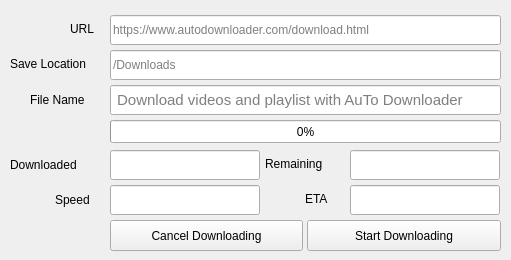
<?xml version="1.0" encoding="UTF-8"?>
<ui version="4.0">
 <class>DownloadPage</class>
 <widget class="QWidget" name="DownloadPage">
  <property name="geometry">
   <rect>
    <x>0</x>
    <y>0</y>
    <width>511</width>
    <height>260</height>
   </rect>
  </property>
  <property name="windowTitle">
   <string>Download File Page</string>
  </property>
  <property name="styleSheet">
   <string notr="true">QToolTip {
    border: 1px solid #76797C;
    background-color: #5A7566;
    color: white;
    padding: 0px;                /*remove padding, for fix combobox tooltip.*/
    opacity: 200;
}

QWidget {
    color: #eff0f1;
    background-color: #31363b;
    selection-background-color: #3daee9;
    selection-color: #eff0f1;
    background-clip: border;
    border-image: none;
    border: 0px transparent black;
    outline: 0;
}

QWidget:item:hover {
    background-color: #18465d;
    color: #eff0f1;
}

QWidget:item:selected {
    background-color: #18465d;
}

QCheckBox {
    spacing: 5px;
    outline: none;
    color: #eff0f1;
    margin-bottom: 2px;
}

QCheckBox:disabled {
    color: #76797C;
}

QCheckBox::indicator,
QGroupBox::indicator {
    width: 18px;
    height: 18px;
}

QGroupBox::indicator {
    margin-left: 2px;
}

QCheckBox::indicator:unchecked,
QGroupBox::indicator:unchecked {
    image: url(:/qss_icons/rc/checkbox_unchecked.png);
}

QCheckBox::indicator:unchecked:hover,
QCheckBox::indicator:unchecked:focus,
QCheckBox::indicator:unchecked:pressed,
QGroupBox::indicator:unchecked:hover,
QGroupBox::indicator:unchecked:focus,
QGroupBox::indicator:unchecked:pressed {
    border: none;
    image: url(:/qss_icons/rc/checkbox_unchecked_focus.png);
}

QCheckBox::indicator:checked,
QGroupBox::indicator:checked {
    image: url(:/qss_icons/rc/checkbox_checked.png);
}

QCheckBox::indicator:checked:hover,
QCheckBox::indicator:checked:focus,
QCheckBox::indicator:checked:pressed,
QGroupBox::indicator:checked:hover,
QGroupBox::indicator:checked:focus,
QGroupBox::indicator:checked:pressed {
    border: none;
    image: url(:/qss_icons/rc/checkbox_checked_focus.png);
}

QCheckBox::indicator:indeterminate {
    image: url(:/qss_icons/rc/checkbox_indeterminate.png);
}

QCheckBox::indicator:indeterminate:focus,
QCheckBox::indicator:indeterminate:hover,
QCheckBox::indicator:indeterminate:pressed {
    image: url(:/qss_icons/rc/checkbox_indeterminate_focus.png);
}

QCheckBox::indicator:checked:disabled,
QGroupBox::indicator:checked:disabled {
    image: url(:/qss_icons/rc/checkbox_checked_disabled.png);
}

QCheckBox::indicator:unchecked:disabled,
QGroupBox::indicator:unchecked:disabled {
    image: url(:/qss_icons/rc/checkbox_unchecked_disabled.png);
}

QRadioButton {
    spacing: 5px;
    outline: none;
    color: #eff0f1;
    margin-bottom: 2px;
}

QRadioButton:disabled {
    color: #76797C;
}

QRadioButton::indicator {
    width: 21px;
    height: 21px;
}

QRadioButton::indicator:unchecked {
    image: url(:/qss_icons/rc/radio_unchecked.png);
}

QRadioButton::indicator:unchecked:hover,
QRadioButton::indicator:unchecked:focus,
QRadioButton::indicator:unchecked:pressed {
    border: none;
    outline: none;
    image: url(:/qss_icons/rc/radio_unchecked_focus.png);
}

QRadioButton::indicator:checked {
    border: none;
    outline: none;
    image: url(:/qss_icons/rc/radio_checked.png);
}

QRadioButton::indicator:checked:hover,
QRadioButton::indicator:checked:focus,
QRadioButton::indicator:checked:pressed {
    border: none;
    outline: none;
    image: url(:/qss_icons/rc/radio_checked_focus.png);
}

QRadioButton::indicator:checked:disabled {
    outline: none;
    image: url(:/qss_icons/rc/radio_checked_disabled.png);
}

QRadioButton::indicator:unchecked:disabled {
    image: url(:/qss_icons/rc/radio_unchecked_disabled.png);
}

QMenuBar {
    background-color: #31363b;
    color: #eff0f1;
}

QMenuBar::item {
    background: transparent;
}

QMenuBar::item:selected {
    background: transparent;
    border: 1px solid #76797C;
}

QMenuBar::item:pressed {
    border: 1px solid #76797C;
    background-color: #3daee9;
    color: #eff0f1;
    margin-bottom: -1px;
    padding-bottom: 1px;
}

QMenu {
    border: 1px solid #76797C;
    color: #eff0f1;
    margin: 2px;
}

QMenu::icon {
    margin: 5px;
}

QMenu::item {
    padding: 5px 30px 5px 30px;
    border: 1px solid transparent;
    /* reserve space for selection border */
}

QMenu::item:selected {
    color: #eff0f1;
}

QMenu::separator {
    height: 2px;
    background: lightblue;
    margin-left: 10px;
    margin-right: 5px;
}

QMenu::indicator {
    width: 18px;
    height: 18px;
}


/* non-exclusive indicator = check box style indicator
   (see QActionGroup::setExclusive) */

QMenu::indicator:non-exclusive:unchecked {
    image: url(:/qss_icons/rc/checkbox_unchecked.png);
}

QMenu::indicator:non-exclusive:unchecked:selected {
    image: url(:/qss_icons/rc/checkbox_unchecked_disabled.png);
}

QMenu::indicator:non-exclusive:checked {
    image: url(:/qss_icons/rc/checkbox_checked.png);
}

QMenu::indicator:non-exclusive:checked:selected {
    image: url(:/qss_icons/rc/checkbox_checked_disabled.png);
}


/* exclusive indicator = radio button style indicator (see QActionGroup::setExclusive) */

QMenu::indicator:exclusive:unchecked {
    image: url(:/qss_icons/rc/radio_unchecked.png);
}

QMenu::indicator:exclusive:unchecked:selected {
    image: url(:/qss_icons/rc/radio_unchecked_disabled.png);
}

QMenu::indicator:exclusive:checked {
    image: url(:/qss_icons/rc/radio_checked.png);
}

QMenu::indicator:exclusive:checked:selected {
    image: url(:/qss_icons/rc/radio_checked_disabled.png);
}

QMenu::right-arrow {
    margin: 5px;
    image: url(:/qss_icons/rc/right_arrow.png)
}

QWidget:disabled {
    color: #454545;
    background-color: #31363b;
}

QAbstractItemView {
    alternate-background-color: #31363b;
    color: #eff0f1;
    border: 1px solid #3A3939;
    border-radius: 2px;
}

QWidget:focus,
QMenuBar:focus {
    border: 1px solid #3daee9;
}

QTabWidget:focus,
QCheckBox:focus,
QRadioButton:focus,
QSlider:focus {
    border: none;
}

QLineEdit {
    background-color: #232629;
    padding: 5px;
    border-style: solid;
    border: 1px solid #76797C;
    border-radius: 2px;
    color: #eff0f1;
}

QAbstractItemView QLineEdit {
    padding: 0;
}

QGroupBox {
    border: 1px solid #76797C;
    border-radius: 2px;
    margin-top: 20px;
}

QGroupBox::title {
    subcontrol-origin: margin;
    subcontrol-position: top center;
    padding-left: 10px;
    padding-right: 10px;
    padding-top: 10px;
}

QAbstractScrollArea {
    border-radius: 2px;
    border: 1px solid #76797C;
    background-color: transparent;
}

QScrollBar:horizontal {
    height: 15px;
    margin: 3px 15px 3px 15px;
    border: 1px transparent #2A2929;
    border-radius: 4px;
    background-color: #2A2929;
}

QScrollBar::handle:horizontal {
    background-color: #605F5F;
    min-width: 5px;
    border-radius: 4px;
}

QScrollBar::add-line:horizontal {
    margin: 0px 3px 0px 3px;
    border-image: url(:/qss_icons/rc/right_arrow_disabled.png);
    width: 10px;
    height: 10px;
    subcontrol-position: right;
    subcontrol-origin: margin;
}

QScrollBar::sub-line:horizontal {
    margin: 0px 3px 0px 3px;
    border-image: url(:/qss_icons/rc/left_arrow_disabled.png);
    height: 10px;
    width: 10px;
    subcontrol-position: left;
    subcontrol-origin: margin;
}

QScrollBar::add-line:horizontal:hover,
QScrollBar::add-line:horizontal:on {
    border-image: url(:/qss_icons/rc/right_arrow.png);
    height: 10px;
    width: 10px;
    subcontrol-position: right;
    subcontrol-origin: margin;
}

QScrollBar::sub-line:horizontal:hover,
QScrollBar::sub-line:horizontal:on {
    border-image: url(:/qss_icons/rc/left_arrow.png);
    height: 10px;
    width: 10px;
    subcontrol-position: left;
    subcontrol-origin: margin;
}

QScrollBar::up-arrow:horizontal,
QScrollBar::down-arrow:horizontal {
    background: none;
}

QScrollBar::add-page:horizontal,
QScrollBar::sub-page:horizontal {
    background: none;
}

QScrollBar:vertical {
    background-color: #2A2929;
    width: 15px;
    margin: 15px 3px 15px 3px;
    border: 1px transparent #2A2929;
    border-radius: 4px;
}

QScrollBar::handle:vertical {
    background-color: #605F5F;
    min-height: 5px;
    border-radius: 4px;
}

QScrollBar::sub-line:vertical {
    margin: 3px 0px 3px 0px;
    border-image: url(:/qss_icons/rc/up_arrow_disabled.png);
    height: 10px;
    width: 10px;
    subcontrol-position: top;
    subcontrol-origin: margin;
}

QScrollBar::add-line:vertical {
    margin: 3px 0px 3px 0px;
    border-image: url(:/qss_icons/rc/down_arrow_disabled.png);
    height: 10px;
    width: 10px;
    subcontrol-position: bottom;
    subcontrol-origin: margin;
}

QScrollBar::sub-line:vertical:hover,
QScrollBar::sub-line:vertical:on {
    border-image: url(:/qss_icons/rc/up_arrow.png);
    height: 10px;
    width: 10px;
    subcontrol-position: top;
    subcontrol-origin: margin;
}

QScrollBar::add-line:vertical:hover,
QScrollBar::add-line:vertical:on {
    border-image: url(:/qss_icons/rc/down_arrow.png);
    height: 10px;
    width: 10px;
    subcontrol-position: bottom;
    subcontrol-origin: margin;
}

QScrollBar::up-arrow:vertical,
QScrollBar::down-arrow:vertical {
    background: none;
}

QScrollBar::add-page:vertical,
QScrollBar::sub-page:vertical {
    background: none;
}

QTextEdit {
    background-color: #232629;
    color: #eff0f1;
    border: 1px solid #76797C;
}

QPlainTextEdit {
    background-color: #232629;
    ;
    color: #eff0f1;
    border-radius: 2px;
    border: 1px solid #76797C;
}

QHeaderView::section {
    background-color: #76797C;
    color: #eff0f1;
    padding: 5px;
    border: 1px solid #76797C;
}

QSizeGrip {
    image: url(:/qss_icons/rc/sizegrip.png);
    width: 12px;
    height: 12px;
}

QMainWindow::separator {
    background-color: #31363b;
    color: white;
    padding-left: 4px;
    spacing: 2px;
    border: 1px dashed #76797C;
}

QMainWindow::separator:hover {
    background-color: #787876;
    color: white;
    padding-left: 4px;
    border: 1px solid #76797C;
    spacing: 2px;
}

QMenu::separator {
    height: 1px;
    background-color: #76797C;
    color: white;
    padding-left: 4px;
    margin-left: 10px;
    margin-right: 5px;
}

QFrame {
    border-radius: 2px;
    border: 1px solid #76797C;
}

QFrame[frameShape=&quot;0&quot;] {
    border-radius: 2px;
    border: 1px transparent #76797C;
}

QStackedWidget {
    border: 1px transparent black;
}

QToolBar {
    border: 1px transparent #393838;
    background: 1px solid #31363b;
    font-weight: bold;
}

QToolBar::handle:horizontal {
    image: url(:/qss_icons/rc/Hmovetoolbar.png);
}

QToolBar::handle:vertical {
    image: url(:/qss_icons/rc/Vmovetoolbar.png);
}

QToolBar::separator:horizontal {
    image: url(:/qss_icons/rc/Hsepartoolbar.png);
}

QToolBar::separator:vertical {
    image: url(:/qss_icons/rc/Vsepartoolbar.png);
}

QToolButton#qt_toolbar_ext_button {
    background: #58595a
}

QPushButton {
    color: #eff0f1;
    background-color: #31363b;
    border-width: 1px;
    border-color: #76797C;
    border-style: solid;
    padding: 5px;
    border-radius: 5px;
    outline: none;
}

QPushButton:disabled {
    background-color: #31363b;
    border-width: 1px;
    border-color: #454545;
    border-style: solid;
    padding-top: 5px;
    padding-bottom: 5px;
    padding-left: 10px;
    padding-right: 10px;
    border-radius: 5px;
    color: #454545;
}

QPushButton:focus {
    background-color: #3daee9;
    color: white;
}

QPushButton:pressed {
    background-color: #3daee9;
    padding-top: -15px;
    padding-bottom: -17px;
}

QComboBox {
    selection-background-color: #3daee9;
    border-style: solid;
    border: 1px solid #76797C;
    border-radius: 2px;
    padding: 5px;
    min-width: 75px;
}

QPushButton:checked {
    background-color: #76797C;
    border-color: #6A6969;
}

QComboBox:hover,
QPushButton:hover,
QAbstractSpinBox:hover,
QLineEdit:hover,
QTextEdit:hover,
QPlainTextEdit:hover,
QAbstractView:hover,
QTreeView:hover {
    border: 1px solid #3daee9;
    color: #eff0f1;
}

QComboBox:on {
    padding-top: 3px;
    padding-left: 4px;
    selection-background-color: #4a4a4a;
}

QComboBox QAbstractItemView {
    background-color: #232629;
    border-radius: 2px;
    border: 1px solid #76797C;
    selection-background-color: #18465d;
}

QComboBox::drop-down {
    subcontrol-origin: padding;
    subcontrol-position: top right;
    width: 15px;
    border-left-width: 0px;
    border-left-color: darkgray;
    border-left-style: solid;
    border-top-right-radius: 3px;
    border-bottom-right-radius: 3px;
}

QComboBox::down-arrow {
    image: url(:/qss_icons/rc/down_arrow_disabled.png);
}

QComboBox::down-arrow:on,
QComboBox::down-arrow:hover,
QComboBox::down-arrow:focus {
    image: url(:/qss_icons/rc/down_arrow.png);
}

QAbstractSpinBox {
    padding: 5px;
    border: 1px solid #76797C;
    background-color: #232629;
    color: #eff0f1;
    border-radius: 2px;
    min-width: 75px;
}

QAbstractSpinBox:up-button {
    background-color: transparent;
    subcontrol-origin: border;
    subcontrol-position: center right;
}

QAbstractSpinBox:down-button {
    background-color: transparent;
    subcontrol-origin: border;
    subcontrol-position: center left;
}

QAbstractSpinBox::up-arrow,
QAbstractSpinBox::up-arrow:disabled,
QAbstractSpinBox::up-arrow:off {
    image: url(:/qss_icons/rc/up_arrow_disabled.png);
    width: 10px;
    height: 10px;
}

QAbstractSpinBox::up-arrow:hover {
    image: url(:/qss_icons/rc/up_arrow.png);
}

QAbstractSpinBox::down-arrow,
QAbstractSpinBox::down-arrow:disabled,
QAbstractSpinBox::down-arrow:off {
    image: url(:/qss_icons/rc/down_arrow_disabled.png);
    width: 10px;
    height: 10px;
}

QAbstractSpinBox::down-arrow:hover {
    image: url(:/qss_icons/rc/down_arrow.png);
}

QLabel {
    border: 0px solid black;
}

QTabWidget {
    border: 0px transparent black;
}

QTabWidget::pane {
    border: 1px solid #76797C;
    padding: 5px;
    margin: 0px;
}

QTabWidget::tab-bar {
    /* left: 5px; move to the right by 5px */
}

QTabBar {
    qproperty-drawBase: 0;
    border-radius: 3px;
}

QTabBar:focus {
    border: 0px transparent black;
}

QTabBar::close-button {
    image: url(:/qss_icons/rc/close.png);
    background: transparent;
}

QTabBar::close-button:hover {
    image: url(:/qss_icons/rc/close-hover.png);
    background: transparent;
}

QTabBar::close-button:pressed {
    image: url(:/qss_icons/rc/close-pressed.png);
    background: transparent;
}


/* TOP TABS */

QTabBar::tab:top {
    color: #eff0f1;
    border: 1px solid #76797C;
    border-bottom: 1px transparent black;
    background-color: #31363b;
    padding: 5px;
    min-width: 50px;
    border-top-left-radius: 2px;
    border-top-right-radius: 2px;
}

QTabBar::tab:top:selected {
    color: #eff0f1;
    background-color: #54575B;
    border: 1px solid #76797C;
    border-bottom: 2px solid #3daee9;
    border-top-left-radius: 2px;
    border-top-right-radius: 2px;
}

QTabBar::tab:top:!selected:hover {
    background-color: #3daee9;
}


/* BOTTOM TABS */

QTabBar::tab:bottom {
    color: #eff0f1;
    border: 1px solid #76797C;
    border-top: 1px transparent black;
    background-color: #31363b;
    padding: 5px;
    border-bottom-left-radius: 2px;
    border-bottom-right-radius: 2px;
    min-width: 50px;
}

QTabBar::tab:bottom:selected {
    color: #eff0f1;
    background-color: #54575B;
    border: 1px solid #76797C;
    border-top: 2px solid #3daee9;
    border-bottom-left-radius: 2px;
    border-bottom-right-radius: 2px;
}

QTabBar::tab:bottom:!selected:hover {
    background-color: #3daee9;
}


/* LEFT TABS */

QTabBar::tab:left {
    color: #eff0f1;
    border: 1px solid #76797C;
    border-left: 1px transparent black;
    background-color: #31363b;
    padding: 5px;
    border-top-right-radius: 2px;
    border-bottom-right-radius: 2px;
    min-height: 50px;
}

QTabBar::tab:left:selected {
    color: #eff0f1;
    background-color: #54575B;
    border: 1px solid #76797C;
    border-left: 2px solid #3daee9;
    border-top-right-radius: 2px;
    border-bottom-right-radius: 2px;
}

QTabBar::tab:left:!selected:hover {
    background-color: #3daee9;
}


/* RIGHT TABS */

QTabBar::tab:right {
    color: #eff0f1;
    border: 1px solid #76797C;
    border-right: 1px transparent black;
    background-color: #31363b;
    padding: 5px;
    border-top-left-radius: 2px;
    border-bottom-left-radius: 2px;
    min-height: 50px;
}

QTabBar::tab:right:selected {
    color: #eff0f1;
    background-color: #54575B;
    border: 1px solid #76797C;
    border-right: 2px solid #3daee9;
    border-top-left-radius: 2px;
    border-bottom-left-radius: 2px;
}

QTabBar::tab:right:!selected:hover {
    background-color: #3daee9;
}

QTabBar QToolButton::right-arrow:enabled {
    image: url(:/qss_icons/rc/right_arrow.png);
}

QTabBar QToolButton::left-arrow:enabled {
    image: url(:/qss_icons/rc/left_arrow.png);
}

QTabBar QToolButton::right-arrow:disabled {
    image: url(:/qss_icons/rc/right_arrow_disabled.png);
}

QTabBar QToolButton::left-arrow:disabled {
    image: url(:/qss_icons/rc/left_arrow_disabled.png);
}

QDockWidget {
    background: #31363b;
    border: 1px solid #403F3F;
    titlebar-close-icon: url(:/qss_icons/rc/close.png);
    titlebar-normal-icon: url(:/qss_icons/rc/undock.png);
}

QDockWidget::close-button,
QDockWidget::float-button {
    border: 1px solid transparent;
    border-radius: 2px;
    background: transparent;
}

QDockWidget::close-button:hover,
QDockWidget::float-button:hover {
    background: rgba(255, 255, 255, 10);
}

QDockWidget::close-button:pressed,
QDockWidget::float-button:pressed {
    padding: 1px -1px -1px 1px;
    background: rgba(255, 255, 255, 10);
}

QTreeView,
QListView {
    border: 1px solid #76797C;
    background-color: #232629;
}

QTreeView:branch:selected,
QTreeView:branch:hover {
    background: url(:/qss_icons/rc/transparent.png);
}

QTreeView::branch:has-siblings:!adjoins-item {
    border-image: url(:/qss_icons/rc/transparent.png);
}

QTreeView::branch:has-siblings:adjoins-item {
    border-image: url(:/qss_icons/rc/transparent.png);
}

QTreeView::branch:!has-children:!has-siblings:adjoins-item {
    border-image: url(:/qss_icons/rc/transparent.png);
}

QTreeView::branch:has-children:!has-siblings:closed,
QTreeView::branch:closed:has-children:has-siblings {
    image: url(:/qss_icons/rc/branch_closed.png);
}

QTreeView::branch:open:has-children:!has-siblings,
QTreeView::branch:open:has-children:has-siblings {
    image: url(:/qss_icons/rc/branch_open.png);
}

QTreeView::branch:has-children:!has-siblings:closed:hover,
QTreeView::branch:closed:has-children:has-siblings:hover {
    image: url(:/qss_icons/rc/branch_closed-on.png);
}

QTreeView::branch:open:has-children:!has-siblings:hover,
QTreeView::branch:open:has-children:has-siblings:hover {
    image: url(:/qss_icons/rc/branch_open-on.png);
}

QListView::item:!selected:hover,
QTreeView::item:!selected:hover {
    background: #18465d;
    outline: 0;
    color: #eff0f1
}

QListView::item:selected:hover,
QTreeView::item:selected:hover {
    background: #287399;
    color: #eff0f1;
}

QTreeView::indicator:checked,
QListView::indicator:checked {
    image: url(:/qss_icons/rc/checkbox_checked.png);
}

QTreeView::indicator:unchecked,
QListView::indicator:unchecked {
    image: url(:/qss_icons/rc/checkbox_unchecked.png);
}

QTreeView::indicator:indeterminate,
QListView::indicator:indeterminate {
    image: url(:/qss_icons/rc/checkbox_indeterminate.png);
}

QTreeView::indicator:checked:hover,
QTreeView::indicator:checked:focus,
QTreeView::indicator:checked:pressed,
QListView::indicator:checked:hover,
QListView::indicator:checked:focus,
QListView::indicator:checked:pressed {
    image: url(:/qss_icons/rc/checkbox_checked_focus.png);
}

QTreeView::indicator:unchecked:hover,
QTreeView::indicator:unchecked:focus,
QTreeView::indicator:unchecked:pressed,
QListView::indicator:unchecked:hover,
QListView::indicator:unchecked:focus,
QListView::indicator:unchecked:pressed {
    image: url(:/qss_icons/rc/checkbox_unchecked_focus.png);
}

QTreeView::indicator:indeterminate:hover,
QTreeView::indicator:indeterminate:focus,
QTreeView::indicator:indeterminate:pressed,
QListView::indicator:indeterminate:hover,
QListView::indicator:indeterminate:focus,
QListView::indicator:indeterminate:pressed {
    image: url(:/qss_icons/rc/checkbox_indeterminate_focus.png);
}

QSlider::groove:horizontal {
    border: 1px solid #565a5e;
    height: 4px;
    background: #565a5e;
    margin: 0px;
    border-radius: 2px;
}

QSlider::handle:horizontal {
    background: #232629;
    border: 1px solid #565a5e;
    width: 16px;
    height: 16px;
    margin: -8px 0;
    border-radius: 9px;
}

QSlider::sub-page:horizontal {
    border: 1px solid #565a5e;
    height: 4px;
    background: #3daee9;
    margin: 0px;
    border-radius: 2px;
}

QSlider::groove:vertical {
    border: 1px solid #565a5e;
    width: 4px;
    background: #565a5e;
    margin: 0px;
    border-radius: 3px;
}

QSlider::handle:vertical {
    background: #232629;
    border: 1px solid #565a5e;
    width: 16px;
    height: 16px;
    margin: 0 -8px;
    border-radius: 9px;
}

QSlider::sub-page:vertical {
    border: 1px solid #565a5e;
    width: 4px;
    background: #3daee9;
    margin: 0px;
    border-radius: 3px;
}

QToolButton {
    background-color: transparent;
    border: 1px transparent #76797C;
    border-radius: 2px;
    margin: 3px;
    padding: 5px;
}

QToolButton[popupMode=&quot;1&quot;] {
    /* only for MenuButtonPopup */
    padding-right: 20px;
    /* make way for the popup button */
    border: 1px #76797C;
    border-radius: 5px;
}

QToolButton[popupMode=&quot;2&quot;] {
    /* only for InstantPopup */
    padding-right: 10px;
    /* make way for the popup button */
    border: 1px #76797C;
}

QToolButton:hover,
QToolButton::menu-button:hover {
    background-color: transparent;
    border: 1px solid #3daee9;
    padding: 5px;
}

QToolButton:checked,
QToolButton:pressed,
QToolButton::menu-button:pressed {
    background-color: #3daee9;
    border: 1px solid #3daee9;
    padding: 5px;
}


/* the subcontrol below is used only in the InstantPopup or DelayedPopup mode */

QToolButton::menu-indicator {
    image: url(:/qss_icons/rc/down_arrow.png);
    top: -7px;
    left: -2px;
    /* shift it a bit */
}


/* the subcontrols below are used only in the MenuButtonPopup mode */

QToolButton::menu-button {
    border: 1px transparent #76797C;
    border-top-right-radius: 6px;
    border-bottom-right-radius: 6px;
    /* 16px width + 4px for border = 20px allocated above */
    width: 16px;
    outline: none;
}

QToolButton::menu-arrow {
    image: url(:/qss_icons/rc/down_arrow.png);
}

QToolButton::menu-arrow:open {
    border: 1px solid #76797C;
}

QPushButton::menu-indicator {
    subcontrol-origin: padding;
    subcontrol-position: bottom right;
    left: 8px;
}

QTableView {
    border: 1px solid #76797C;
    gridline-color: #31363b;
    background-color: #232629;
}

QTableView,
QHeaderView {
    border-radius: 0px;
}

QTableView::item:pressed,
QListView::item:pressed,
QTreeView::item:pressed {
    background: #18465d;
    color: #eff0f1;
}

QTableView::item:selected:active,
QTreeView::item:selected:active,
QListView::item:selected:active {
    background: #287399;
    color: #eff0f1;
}

QHeaderView {
    background-color: #31363b;
    border: 1px transparent;
    border-radius: 0px;
    margin: 0px;
    padding: 0px;
}

QHeaderView::section {
    background-color: #31363b;
    color: #eff0f1;
    padding: 5px;
    border: 1px solid #76797C;
    border-radius: 0px;
    text-align: center;
}

QHeaderView::section::vertical::first,
QHeaderView::section::vertical::only-one {
    border-top: 1px solid #76797C;
}

QHeaderView::section::vertical {
    border-top: transparent;
}

QHeaderView::section::horizontal::first,
QHeaderView::section::horizontal::only-one {
    border-left: 1px solid #76797C;
}

QHeaderView::section::horizontal {
    border-left: transparent;
}

QHeaderView::section:checked {
    color: white;
    background-color: #334e5e;
}


/* style the sort indicator */

QHeaderView::down-arrow {
    image: url(:/qss_icons/rc/down_arrow.png);
}

QHeaderView::up-arrow {
    image: url(:/qss_icons/rc/up_arrow.png);
}

QTableCornerButton::section {
    background-color: #31363b;
    border: 1px transparent #76797C;
    border-radius: 0px;
}

QToolBox {
    padding: 5px;
    border: 1px transparent black;
}

QToolBox::tab {
    color: #eff0f1;
    background-color: #31363b;
    border: 1px solid #76797C;
    border-bottom: 1px transparent #31363b;
    border-top-left-radius: 5px;
    border-top-right-radius: 5px;
}

QToolBox::tab:selected {
    /* italicize selected tabs */
    font: italic;
    background-color: #31363b;
    border-color: #3daee9;
}

QStatusBar::item {
    border: 0px transparent dark;
}

QFrame[height=&quot;3&quot;],
QFrame[width=&quot;3&quot;] {
    background-color: #76797C;
}

QSplitter::handle {
    border: 1px dashed #76797C;
}

QSplitter::handle:hover {
    background-color: #787876;
    border: 1px solid #76797C;
}

QSplitter::handle:horizontal {
    width: 1px;
}

QSplitter::handle:vertical {
    height: 1px;
}

QProgressBar {
    border: 1px solid #76797C;
    border-radius: 5px;
    text-align: center;
}

QProgressBar::chunk {
    background-color: #05B8CC;
}

QDateEdit {
    selection-background-color: #3daee9;
    border-style: solid;
    border: 1px solid #3375A3;
    border-radius: 2px;
    padding: 1px;
    min-width: 75px;
}

QDateEdit:on {
    padding-top: 3px;
    padding-left: 4px;
    selection-background-color: #4a4a4a;
}

QDateEdit QAbstractItemView {
    background-color: #232629;
    border-radius: 2px;
    border: 1px solid #3375A3;
    selection-background-color: #3daee9;
}

QDateEdit::drop-down {
    subcontrol-origin: padding;
    subcontrol-position: top right;
    width: 15px;
    border-left-width: 0px;
    border-left-color: darkgray;
    border-left-style: solid;
    border-top-right-radius: 3px;
    border-bottom-right-radius: 3px;
}

QDateEdit::down-arrow {
    image: url(:/qss_icons/rc/down_arrow_disabled.png);
}

QDateEdit::down-arrow:on,
QDateEdit::down-arrow:hover,
QDateEdit::down-arrow:focus {
    image: url(:/qss_icons/rc/down_arrow.png);
}
QStatusBar
{
border-top:1px solid #ffffff
}
QLineEdit
{
border-radius:5px;
}
QComboBox
{
border-radius:5px;
}</string>
  </property>
  <widget class="QLineEdit" name="locationshow">
   <property name="geometry">
    <rect>
     <x>110</x>
     <y>50</y>
     <width>391</width>
     <height>30</height>
    </rect>
   </property>
   <property name="readOnly">
    <bool>true</bool>
   </property>
   <property name="placeholderText">
    <string>/Downloads</string>
   </property>
  </widget>
  <widget class="QLabel" name="label_2">
   <property name="geometry">
    <rect>
     <x>10</x>
     <y>55</y>
     <width>91</width>
     <height>17</height>
    </rect>
   </property>
   <property name="text">
    <string>Save Location</string>
   </property>
  </widget>
  <widget class="QLineEdit" name="urlshow">
   <property name="geometry">
    <rect>
     <x>110</x>
     <y>15</y>
     <width>391</width>
     <height>30</height>
    </rect>
   </property>
   <property name="readOnly">
    <bool>true</bool>
   </property>
   <property name="placeholderText">
    <string>https://www.autodownloader.com/download.html</string>
   </property>
  </widget>
  <widget class="QLabel" name="label">
   <property name="geometry">
    <rect>
     <x>70</x>
     <y>20</y>
     <width>31</width>
     <height>17</height>
    </rect>
   </property>
   <property name="text">
    <string>URL</string>
   </property>
  </widget>
  <widget class="QProgressBar" name="progressBar">
   <property name="geometry">
    <rect>
     <x>110</x>
     <y>120</y>
     <width>391</width>
     <height>23</height>
    </rect>
   </property>
   <property name="value">
    <number>0</number>
   </property>
  </widget>
  <widget class="QPushButton" name="start_btn">
   <property name="geometry">
    <rect>
     <x>307</x>
     <y>220</y>
     <width>194</width>
     <height>31</height>
    </rect>
   </property>
   <property name="text">
    <string>Start Downloading</string>
   </property>
  </widget>
  <widget class="QPushButton" name="cancel_btn">
   <property name="geometry">
    <rect>
     <x>110</x>
     <y>220</y>
     <width>193</width>
     <height>31</height>
    </rect>
   </property>
   <property name="text">
    <string>Cancel Downloading</string>
   </property>
  </widget>
  <widget class="QLineEdit" name="filetitlelineedit">
   <property name="geometry">
    <rect>
     <x>110</x>
     <y>85</y>
     <width>391</width>
     <height>30</height>
    </rect>
   </property>
   <property name="font">
    <font>
     <pointsize>11</pointsize>
    </font>
   </property>
   <property name="readOnly">
    <bool>true</bool>
   </property>
   <property name="placeholderText">
    <string> Download videos and playlist with AuTo Downloader</string>
   </property>
  </widget>
  <widget class="QLabel" name="label_4">
   <property name="geometry">
    <rect>
     <x>30</x>
     <y>90</y>
     <width>71</width>
     <height>20</height>
    </rect>
   </property>
   <property name="text">
    <string>File Name</string>
   </property>
  </widget>
  <widget class="QLabel" name="label_9">
   <property name="geometry">
    <rect>
     <x>305</x>
     <y>190</y>
     <width>31</width>
     <height>17</height>
    </rect>
   </property>
   <property name="text">
    <string>ETA</string>
   </property>
  </widget>
  <widget class="QLabel" name="label_10">
   <property name="geometry">
    <rect>
     <x>55</x>
     <y>190</y>
     <width>41</width>
     <height>20</height>
    </rect>
   </property>
   <property name="text">
    <string>Speed</string>
   </property>
  </widget>
  <widget class="QLineEdit" name="lineEdit_4">
   <property name="geometry">
    <rect>
     <x>110</x>
     <y>185</y>
     <width>150</width>
     <height>30</height>
    </rect>
   </property>
   <property name="font">
    <font>
     <pointsize>11</pointsize>
    </font>
   </property>
   <property name="readOnly">
    <bool>true</bool>
   </property>
  </widget>
  <widget class="QLineEdit" name="lineEdit_3">
   <property name="geometry">
    <rect>
     <x>350</x>
     <y>150</y>
     <width>150</width>
     <height>30</height>
    </rect>
   </property>
   <property name="readOnly">
    <bool>true</bool>
   </property>
  </widget>
  <widget class="QLineEdit" name="lineEdit_5">
   <property name="geometry">
    <rect>
     <x>350</x>
     <y>185</y>
     <width>150</width>
     <height>30</height>
    </rect>
   </property>
   <property name="readOnly">
    <bool>true</bool>
   </property>
  </widget>
  <widget class="QLabel" name="label_8">
   <property name="geometry">
    <rect>
     <x>265</x>
     <y>155</y>
     <width>71</width>
     <height>17</height>
    </rect>
   </property>
   <property name="text">
    <string>Remaining</string>
   </property>
  </widget>
  <widget class="QLineEdit" name="lineEdit_2">
   <property name="geometry">
    <rect>
     <x>110</x>
     <y>150</y>
     <width>150</width>
     <height>30</height>
    </rect>
   </property>
   <property name="font">
    <font>
     <pointsize>11</pointsize>
    </font>
   </property>
   <property name="readOnly">
    <bool>true</bool>
   </property>
  </widget>
  <widget class="QLabel" name="label_7">
   <property name="geometry">
    <rect>
     <x>10</x>
     <y>155</y>
     <width>85</width>
     <height>20</height>
    </rect>
   </property>
   <property name="text">
    <string>Downloaded</string>
   </property>
  </widget>
 </widget>
 <resources/>
 <connections/>
</ui>
